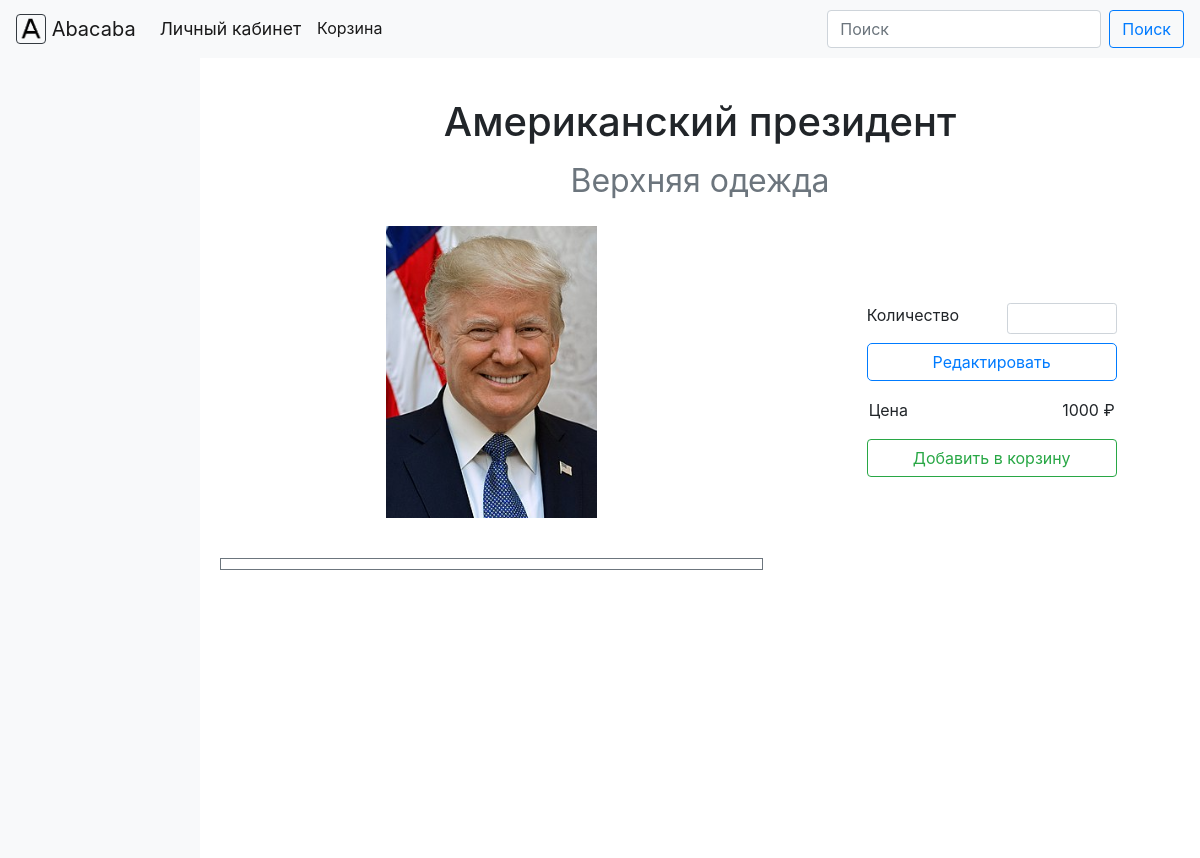
The page /products?id=1 on the database as committed earlier.
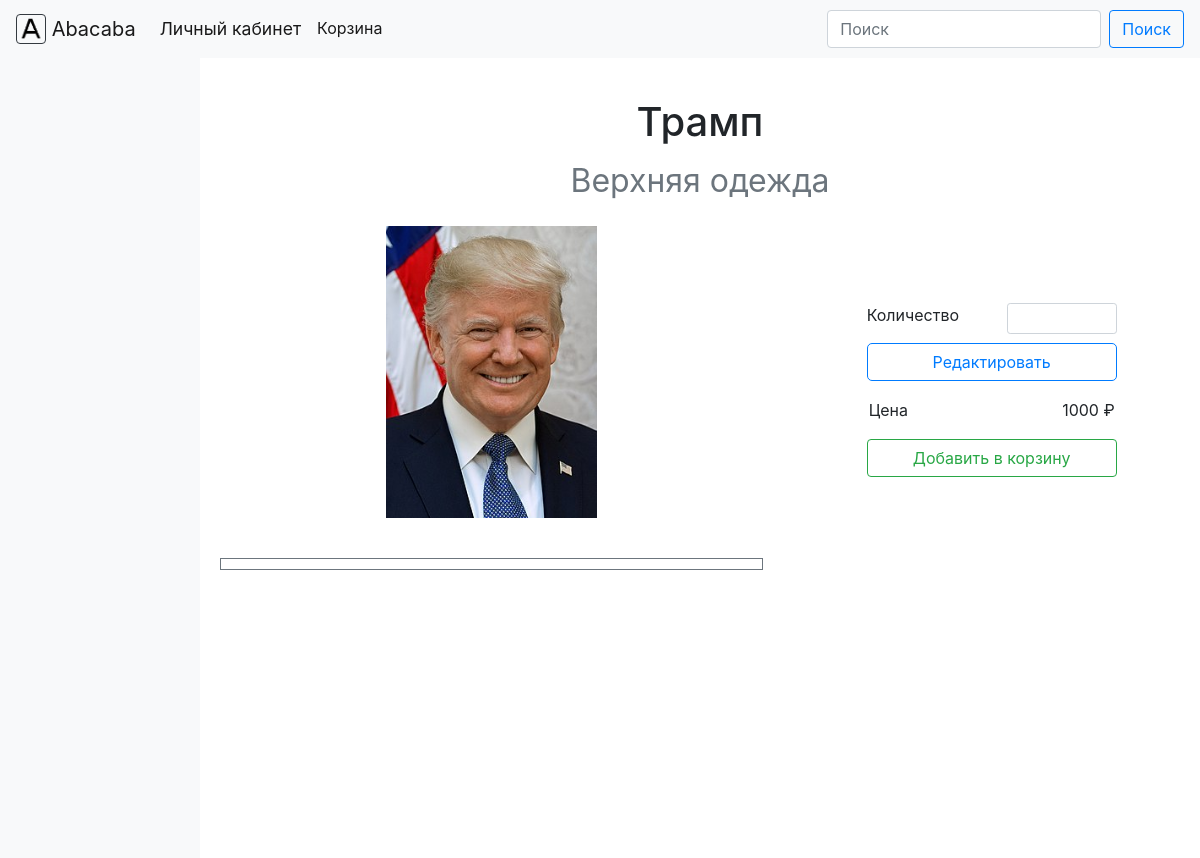
The same page on the database as committed later.
### core/models.py (models this page shows, shortened)
class Product(models.Model):
    id = models.AutoField(primary_key=True)
    name = models.TextField()
    price = models.IntegerField()
    rating = models.FloatField(blank=True,
                               null=True)
    categories = models.ManyToManyField(to=Category,
                                        blank=True,
                                        related_name='products')
    main_category = models.ForeignKey(to=Category,
                                      blank=True,
                                      null=True,
                                      on_delete=models.SET_NULL)

class Category(models.Model):
    id = models.AutoField(primary_key=True)
    name = models.TextField()
    parent_category = models.ForeignKey('self',
                                        on_delete=models.CASCADE,
                                        blank=True,
                                        null=True,
                                        related_name='child_categories')

class Image(models.Model):
    id = models.AutoField(primary_key=True)
    image = models.ImageField(upload_to='images',
                              null=True)
    description = models.TextField(null=True,
                                   blank=True)
    stock_product = models.ForeignKey(to=StockProduct,
                                      on_delete=models.CASCADE,
                                      related_name='images',
                                      null=True,
                                      blank=True)
    product = models.OneToOneField(Product,
                                   on_delete=models.SET_NULL,
                                   null=True,
                                   blank=True)

### core/views.py (the view)
# urls.py: path('products', views.browse_product),
def browse_product(request):  # #Возвращает контекст для отображения страницы товара
    context = dict()
    if request.method == 'GET':
        if 'id' in request.GET:
            product = Product.objects.get(id=request.GET['id'])
            context['product'] = product
            return render(request, 'product_page.html', context)
    return render(request, 'index.html', context)  # #In case there is no such product or request.method wasn't GET

### core/templates/product_page.html (shortened to what this page needs)
{% extends "base.html" %}
{% block content %}
<div class="container-fluid" style="padding:0px;">
    <div class="row no-gutters">
        {% include 'sidebar.html' %}
        <div class="col-sm-10">
            <div style="padding-top: 5vh;">
                <h1 class="text-center">{{product.name}}</h1>
                <h1 class="text-center"><small class="text-muted text-center">{{product.main_category.name}}</small></h1>
            </div>
            <div class="row no-gutters">
                <div class="col-md-7" style="padding-top: 2vh;">
                    <div class="row no-gutters">
                        <div class="col-sm">
                            <div class="square-box" style="width: 50%; left: 25%;">
                                <img id="main-image" class="centered-div img-fluid" src="{{product.image.image.url}}" alt="Изображение товара">
                            </div>
                        </div>
                    </div>
                    <div id="subimages_row" class="row border border-secondary" style="margin-top: 5vh; padding: 5px; margin-left: 20px; margin-right: 20px;">
                    </div>
                </div>
                <div class="col-md-5" style="display: flex; align-items: center; justify-content: center;">
                    <div id="edit-div" class="row">
                        <div class="col-sm-6"><p>Количество</p></div>
                        <div class="col-sm-6"><input id="quantity" class="form-control form-control-sm" type="number" name="quantity" min="1"></div>
                        <div class="col-sm-12" style="display: flex; justify-content: center; padding-bottom: 10px;"><button class="btn btn-outline-primary btn-block" type="button" id="edit-button">Редактировать</button></div>
                        <div class="col-sm-6"><input readonly class="form-control-plaintext" value="Цена"></div>
                        <div class="col-sm-6"><input readonly class="form-control-plaintext" value="{{ product.price }} ₽" style="text-align: right;"></div>
                        <div class="col-sm-12" style="display: flex; justify-content: center; padding-top: 10px;"><button class="btn btn-outline-success btn-block" type="button" id="cart-button">Добавить в корзину</button></div>
                    </div>
                </div>
            </div>
        </div>
    </div>
</div>
{% endblock %}

Rows that differ between the two databases and show on the page:
changed Product "Верхняя одежда": name "Американский президент" → "Трамп"
